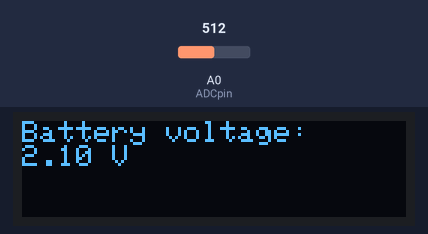
This sketch was run on a simulated Arduino Uno, built with avr-gcc and run on an emulated ATmega328P. Shown: 128×32 one-colour display. The inputs (shaded band) are chosen by the test bench; at power-on: A0 (ADCpin) = 512. The display library's start-up logo is not drawn; what the sketch prints to the serial monitor is not drawn.

Above: at 2.2 s.
2.3 s: A0 (ADCpin) set to 527
At 3.7 s:
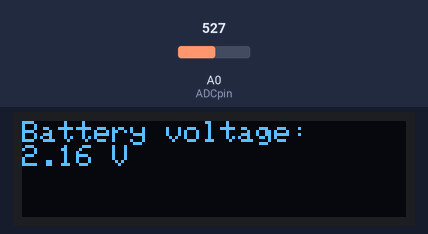
4.1 s: A0 (ADCpin) set to 716
At 5.3 s:
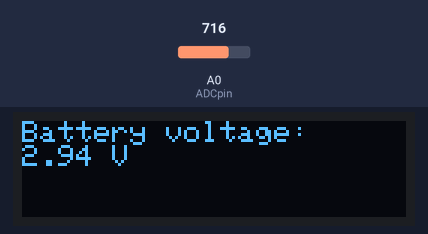
5.6 s: A0 (ADCpin) set to 900
At 6.1 s:
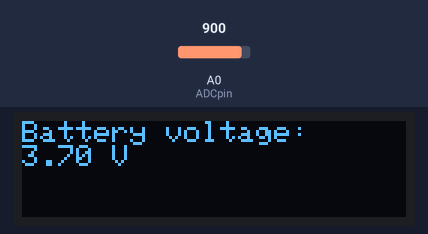
Timing chart, 0 to 8.6 s (numbered marks = the images above; inputs shaded):
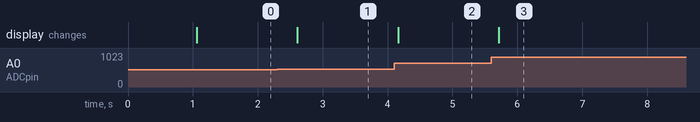

The sketch:

ESP8266-D1-mini_ADC_OLED.ino
```cpp
/* LaskaKit ESP8266 D1 mini reads voltage on:
 *    1. pin A0  - max voltage 3.2V (Jumper ADC: A0 - right pads soldered. Default)
 *    2. Battery - max voltage 4.2V (Jumper ADC: Bat.V - left pads soldered)
 * and sends every 0.5 seconds through UART and LaskaKit 0.91" SSD1306 (SSD1315) OLED i2c display
 *
 * Sketch is based od examples form libraryes below.
 *
 * Board:   LaskaKit ESP8266 D1 mini                        https://www.laskakit.cz/laskakit-esp8266-d1-mini/
 * Battery: GeB LiPol Battery 102035 650mAh 3.7V JST-SH 2.0 https://www.laskakit.cz/geb-lipol-baterie-102035-650mah-3-7v-jst-sh-2-0/
 * Display: LaskaKit OLED display 128x32 0.91" I²C          https://www.laskakit.cz/laskakit-oled-displej-128x32-0-91--i--c/
 *
 * In Arduino IDE choose board: "LOLIN(WEMOS) D1 R2 & mini"
 *
 * Libraries:
 * https://github.com/adafruit/Adafruit-GFX-Library
 * https://github.com/adafruit/Adafruit_SSD1306
 *
 * Made by (c) laskakit.cz 2025
 * Email:podpora@laskakit.cz
 * Web:laskakit.cz
 */

#include <SPI.h>
#include <Wire.h>
#include <Adafruit_GFX.h>     // https://github.com/adafruit/Adafruit-GFX-Library
#include <Adafruit_SSD1306.h>

// Choose where to measure voltage
//#define ADC_A0
#define ADC_BAT

#ifdef ADC_A0
  #define MAXVOLTAGE 3.2
#else ADC_BAT
  #define MAXVOLTAGE 4.2
#endif

#define ADCpin A0
#define i2c_Address 0x3c

Adafruit_SSD1306 display(128, 32, &Wire, -1);

void setup() {
 Serial.begin(115200);

  Wire.begin();

  while(!Serial);    // time to get serial running

  // SSD1306_SWITCHCAPVCC = generate display voltage from 3.3V internally
  if(!display.begin(SSD1306_SWITCHCAPVCC, i2c_Address)) {
    Serial.println(F("SSD1306 allocation failed"));
    for(;;); // Don't proceed, loop forever
  }

  // Show initial display buffer contents on the screen --
  // the library initializes this with an Adafruit splash screen.
  display.display();
  delay(1000); // Pause for 1 second

  display.clearDisplay();
  display.setTextColor(SSD1306_WHITE);        // Draw white text
  display.setTextSize(1);
}

void loop() {
  // read the input on analog pin 0:
  int sensorValue = analogRead(A0);
  // Convert the analog reading (which goes from 0 - 1023) to a voltage (0 - 3.2V):
  float voltage = sensorValue * (MAXVOLTAGE / 1023.0);

  // print out the value you read:
#ifdef ADC_A0
    Serial.print("Pin A0 Voltage = " );
#else ADC_BAT
    Serial.print("Battery Voltage = " );
#endif
  Serial.print(voltage);
  Serial.println("V");

  display.setCursor(0,0);
#ifdef ADC_A0
  display.println((String)"Pin A0 voltage: ");
#else ADC_BAT
  display.println((String)"Battery voltage: ");
#endif
  display.print(voltage);
  display.println((String)" V");
  display.display();
  delay(500);
  display.clearDisplay();
}
```

Measured:
- the behaviour switches between 512 and 513 on A0 (ADCpin) (found by bisection; images 0 and 1)
- after the input at 2.3 s, the display: changes after 0.31 s (image 1)
- after the input at 4.1 s, the display: changes after 0.06 s (image 2)
- after the input at 5.6 s, the display: changes after 0.11 s (image 3)
